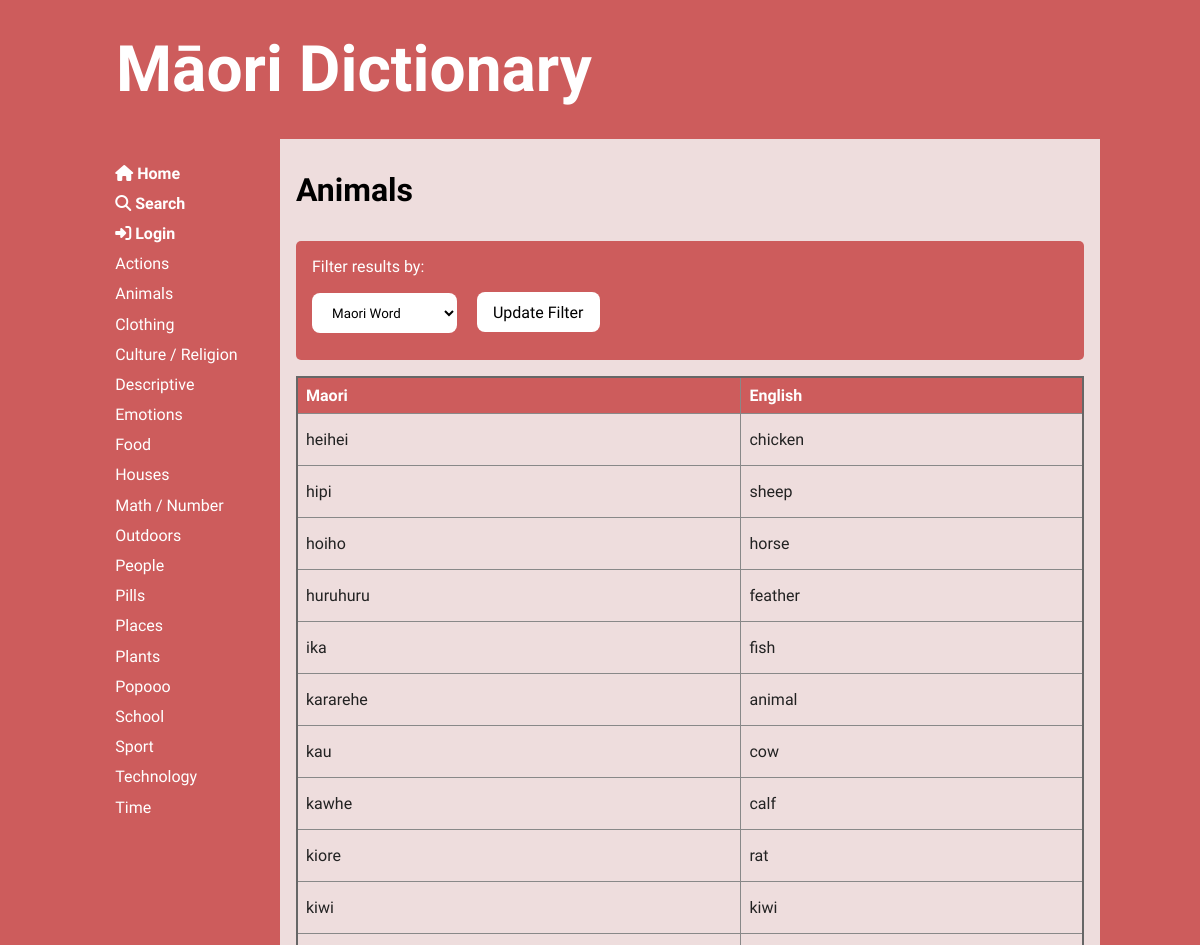
Page /category/2 (upper part) on the earlier database version.
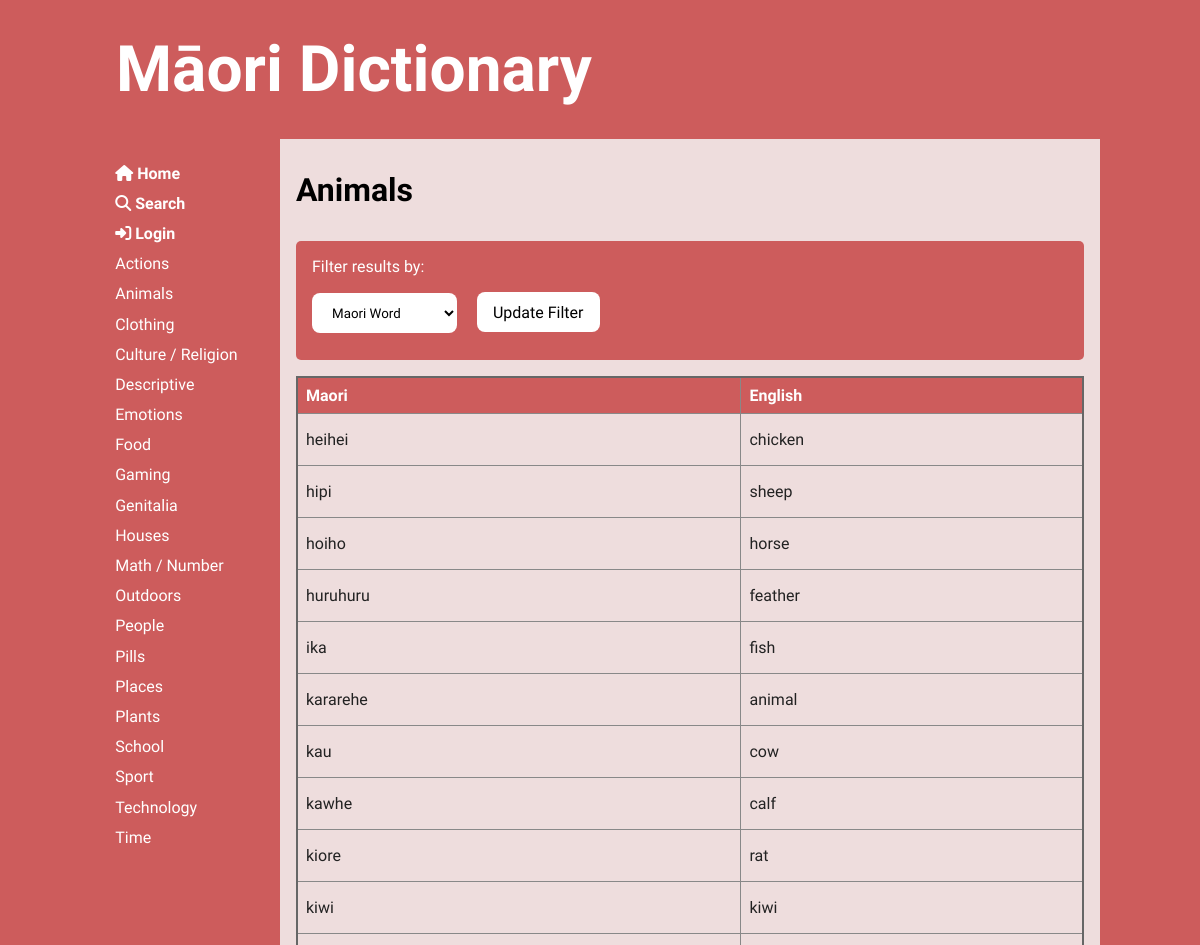
Same page on the later database version.
### tables this page shows
CREATE TABLE "categories"
(
	cat_id integer
		constraint Category_pk
			primary key autoincrement,
	category varchar(20)
);

CREATE TABLE "words"
(
	word_id integer
		constraint words_pk
			primary key autoincrement,
	maori varchar(20),
	english varchar(20),
	cat_id integer,
	definition varchar(100),
	word_level integer,
	user_id integer,
	image varchar(50),
	date_added varchar(10)
);

### app.py (the view)
@app.route('/category/<cat_id>', methods=["GET", "POST"])
def render_category(cat_id):
    search_filter = 'maori_filter'  # set default filter as maori filter
    if request.method == "POST":
        search_filter = request.form['search_filter']
    con = create_connection(DB_NAME)  # connect to db
    if search_filter == 'english_filter':
        query = """SELECT word_id, maori, english, cat_id, definition, word_level, user_id, image, date_added
                    FROM words WHERE cat_id=? ORDER BY english, maori ASC"""
    elif search_filter == 'word_level_filter':
        query = """SELECT word_id, maori, english, cat_id, definition, word_level, user_id, image, date_added
                    FROM words WHERE cat_id=? ORDER BY word_level, maori ASC"""
    elif search_filter == 'recent_filter':
        query = """SELECT word_id, maori, english, cat_id, definition, word_level, user_id, image, date_added
                    FROM words WHERE cat_id=? ORDER BY word_id DESC"""
    else:
        query = """SELECT word_id, maori, english, cat_id, definition, word_level, user_id, image, date_added
                    FROM words WHERE cat_id=? ORDER BY maori, english ASC"""
    cur = con.cursor()
    cur.execute(query, (cat_id,))  # execute query
    word_list = cur.fetchall()  # puts results into list
    query = """SELECT cat_id, category
            FROM categories WHERE cat_id=?"""
    cur = con.cursor()
    cur.execute(query, (cat_id,))  # execute query
    cat_name_list = cur.fetchall()  # puts results into list
    if len(cat_name_list) == 0:
        flash('Unknown Category')
        return redirect('/')
    con.close()
    return render_template('category.html', words=word_list, categories=get_categories(),
                           cat_name_list=cat_name_list, logged_in=is_logged_in(), search_filter=search_filter)

### app.py (called while the page is built)
def create_connection(db_file):
    try:
        connection = sqlite3.connect(db_file)
        return connection
    except Error as e:  # unless there's an error
        print(e)
    return None

def get_categories():
    con = create_connection(DB_NAME)
    query = """SELECT cat_id, category
            FROM categories
            ORDER BY category ASC"""
    cur = con.cursor()
    cur.execute(query)
    category_list = cur.fetchall()
    con.close()
    return category_list

def is_logged_in():
    if session.get("email") is None:
        print("not logged in")
        return False
    else:  # if email isn't empty then user must be logged in
        print("logged in")
        return True

### templates/category.html (shortened to what this page needs)
{% extends 'base.html' %}
{% block main %}
    <h2>{{ cat_name_list[0][1] }}</h2>
    {% if words|length == 0 %}
        <p class="error">No words in {{ cat_name_list[0][1] }} category</p>
    {% else %}
        <form method="post" class="filter">
            <div>
                <div><label for="search_filter">Filter results by:</label></div>
                <select name="search_filter" id="search_filter">
                    <option id="maori_filter" value="maori_filter">Maori Word</option>
                </select>
            <button type="submit">Update Filter</button>
            </div>
        </form>
        <table>
            <tr>
                <th>Maori</th>
                <th>English</th>
            </tr>
            {%  for word in words %}
                <tr class="category-highlight">
                    <td><a href="/word/{{ word[0] }}"><p>{{ word[1] }}</p></a></td>
                    <td><a href="/word/{{ word[0] }}"><p>{{ word[2] }}</p></a></td>
                </tr>
            {%  endfor %}
        </table>
    {% endif %}
{% endblock %}

### templates/base.html (shortened to what this page needs)
<!doctype html>
<html lang="en">
<head>
	<link href="{{ url_for('static', filename='css/style.css') }}" rel="stylesheet">
</head>
<body>
	<div id="container">
		<header>
			<a href="/"><h1>Māori Dictionary</h1></a>
		</header>
		<nav>
			<ul>
                <li>
                    <a href="/">
                        <i class="fas fa-home"></i><b> Home</b><br>
                    </a>
                    <a href="/search">
                        <i class="fas fa-search"></i><b> Search</b><br>
                    </a>
                    {% if logged_in %}
                        <a href="/user">
                            <i class="fas fa-user"></i><b> Account</b><br>
                        </a>
                        <a href="/logout"><i class="fas fa-sign-out-alt"></i><b> Log Out</b><br></a>
                    {%  else %}
                        <a href="/login"><i class="fas fa-sign-in-alt"></i><b> Login</b><br></a>
                    {%  endif %}
                    {% for category in categories %}
                        <a href="/category/{{ category[0] }}">
                            {{ category[1] }} <br/>
                        </a>
                    {% endfor %}
                    <br><br>
                </li>
			</ul>
		</nav>
		<main>
            {% block main%}{% endblock %}
        </main>
	</div>
</body>
</html>

Differences in the rows shown:
removed categories: category "Popooo"
added categories: category "Gaming"
added categories: category "Genitalia"
